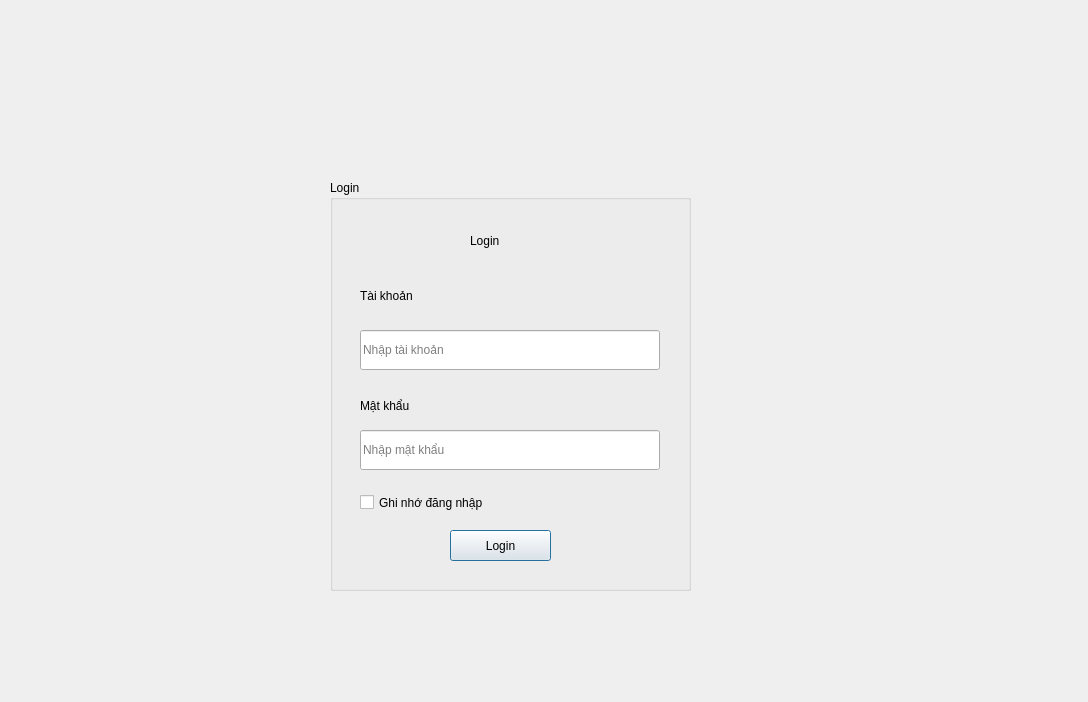
<?xml version="1.0" encoding="UTF-8"?>
<ui version="4.0">
 <class>Login</class>
 <widget class="QDialog" name="Login">
  <property name="geometry">
   <rect>
    <x>0</x>
    <y>0</y>
    <width>1088</width>
    <height>702</height>
   </rect>
  </property>
  <property name="windowTitle">
   <string>Dialog</string>
  </property>
  <widget class="QGroupBox" name="groupBox">
   <property name="geometry">
    <rect>
     <x>330</x>
     <y>180</y>
     <width>361</width>
     <height>411</height>
    </rect>
   </property>
   <property name="title">
    <string>Login</string>
   </property>
   <widget class="QLabel" name="label">
    <property name="geometry">
     <rect>
      <x>140</x>
      <y>40</y>
      <width>91</width>
      <height>41</height>
     </rect>
    </property>
    <property name="styleSheet">
     <string notr="true">color: rgb(0, 0, 0);
font: 16pt &quot;Segoe UI&quot;;</string>
    </property>
    <property name="text">
     <string>Login</string>
    </property>
   </widget>
   <widget class="QLabel" name="label_2">
    <property name="geometry">
     <rect>
      <x>30</x>
      <y>90</y>
      <width>111</width>
      <height>51</height>
     </rect>
    </property>
    <property name="styleSheet">
     <string notr="true">color: rgb(0, 0, 0);
font: 12pt &quot;Segoe UI&quot;;</string>
    </property>
    <property name="text">
     <string>Tài khoản</string>
    </property>
   </widget>
   <widget class="QLineEdit" name="lineEdit">
    <property name="geometry">
     <rect>
      <x>30</x>
      <y>150</y>
      <width>300</width>
      <height>40</height>
     </rect>
    </property>
    <property name="placeholderText">
     <string>Nhập tài khoản</string>
    </property>
   </widget>
   <widget class="QLabel" name="label_3">
    <property name="geometry">
     <rect>
      <x>30</x>
      <y>210</y>
      <width>111</width>
      <height>31</height>
     </rect>
    </property>
    <property name="styleSheet">
     <string notr="true">color: rgb(0, 0, 0);
font: 12pt &quot;Segoe UI&quot;;</string>
    </property>
    <property name="text">
     <string>Mật khẩu</string>
    </property>
   </widget>
   <widget class="QCheckBox" name="checkBox">
    <property name="geometry">
     <rect>
      <x>30</x>
      <y>310</y>
      <width>171</width>
      <height>25</height>
     </rect>
    </property>
    <property name="text">
     <string>Ghi nhớ đăng nhập</string>
    </property>
   </widget>
   <widget class="QPushButton" name="pushButton">
    <property name="geometry">
     <rect>
      <x>120</x>
      <y>350</y>
      <width>101</width>
      <height>31</height>
     </rect>
    </property>
    <property name="text">
     <string>Login</string>
    </property>
   </widget>
   <widget class="QLineEdit" name="lineEdit_2">
    <property name="geometry">
     <rect>
      <x>30</x>
      <y>250</y>
      <width>300</width>
      <height>40</height>
     </rect>
    </property>
    <property name="placeholderText">
     <string>Nhập mật khẩu</string>
    </property>
   </widget>
  </widget>
 </widget>
 <resources/>
 <connections/>
</ui>
